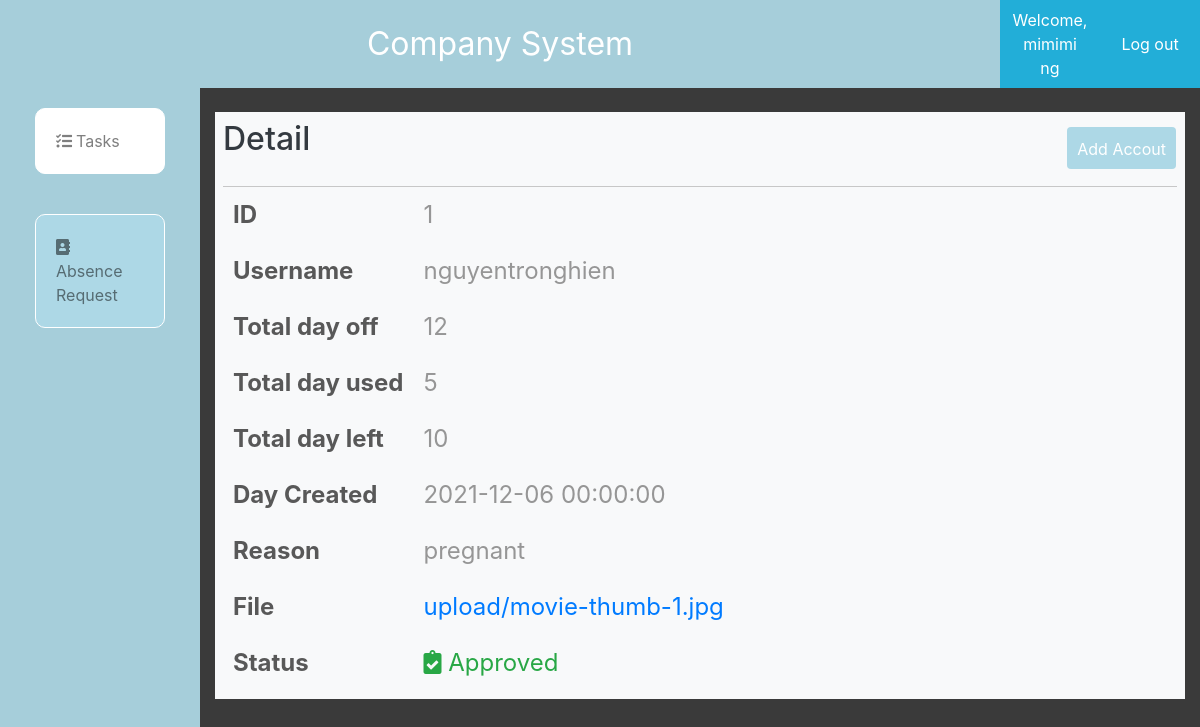
Page /manager/dayoffDetail.php?id=1 (signed in) on the committed database.
### tables this page shows
CREATE TABLE `absence_info` (
  `id` int(11) NOT NULL,
  `username` varchar(255) NOT NULL,
  `total_dayoff` int(11) NOT NULL DEFAULT 12,
  `dayoff_used` int(11) NOT NULL DEFAULT 0,
  `dayoff_left` int(11) NOT NULL DEFAULT 12
);

CREATE TABLE `absence_form` (
  `id` int(11) NOT NULL,
  `username` varchar(255) NOT NULL,
  `create_date` datetime NOT NULL DEFAULT current_timestamp(),
  `number_dayoff` int(11) NOT NULL,
  `reason` varchar(255) NOT NULL,
  `file` varchar(255) DEFAULT NULL,
  `status` varchar(255) NOT NULL DEFAULT 'Waiting',
  `approval_date` datetime DEFAULT NULL
);

### manager/dayoffDetail.php (the view, shortened to what this page needs)
<?php
    require_once('../admin/db.php');
?>
<!DOCTYPE html>
<html lang="en">
<head>
	<link rel="stylesheet" href="https://maxcdn.bootstrapcdn.com/bootstrap/4.5.2/css/bootstrap.min.css">
	<link rel="stylesheet" href="https://use.fontawesome.com/releases/v5.7.2/css/all.css"
>
	<link rel="stylesheet" href="../admin/style2.css">
</head>
<body>
    <div class="container-fluid admin-section-header">
        <div class="row">
			<div class="col-sm-10 col-md-10 col-lg-10 col-xl-10 admin-logo">
					Company System
			</div>
			<div class="col-sm-1 col-md-1 col-lg-1 col-xl-1 admin-login-info">
					<a href="account.php">Welcome, <?= $_SESSION['name'] ?></a>
			</div>
			<div class="col-sm-1 col-md-1 col-lg-1 col-xl-1 admin-login-info">
					<a href="logout.php">Log out</a>
			</div>
		</div>
		<div class="row h-100">
			<div class="  col-md-2 col-lg-2 col-xl-2  admin-section1">
				<nav class="  navbar-expand-lg navbar-light  ">
					<div class="collapse navbar-collapse" id="navbarSupportedContent">
						<ul class="navbar-nav" style="flex-direction: column;">
                            <li class="nav-item ">
								<a class="nav-link p20" href="index.php"><i class="fas fa-tasks"></i>Tasks</a>
							</li>
							<li class="nav-item active-menu">
								<a class="nav-link p20" href="dayoff.php"><i class="fas fa-address-book"></i>  Absence Request</a>
							</li>
						</ul>
					</div>
				</nav>
			</div>
			<div class="col-md-10 col-lg-10 col-xl-10 ">
				<div class="bg-light mt-4 text-dark p-2">
                    <div class="admin-panel-section-header ">
                        <h2>Detail </h2>
                        <a class="addbtn"  data-toggle="modal" data-target="#add-movie">Add Accout</a>
                    </div>
                    <div class="account-container">
                        <table class="table-hover">
                            <?php
                                $id = $_GET['id'];
                                $result = get_absence_byid($id);
                                if($result['code'] == 0){
                                    $data = $result['data'];
                                    foreach($data as $row){
                                        $username = $row['username'];
                                        $infoAbsence = get_absence_info_by_username($username);
                                        $infoAbsenceData = $infoAbsence['data'];
                                        foreach($infoAbsenceData as $infoRow){
                                            ?>
                                                <tr>
                                                    <td>ID</td>
                                                    <td><?= $row['id']?></td>
                                                </tr>
                                                <tr>
                                                    <td>Username</td>
                                                    <td><?= $row['username']?></td>
                                                </tr>
                                                <tr>
                                                    <td>Total day off</td>
                                                    <td><?= $infoRow['total_dayoff']?></td>
                                                </tr>
                                                <tr>
                                                    <td>Total day used</td>
                                                    <td><?= $infoRow['dayoff_used']?></td>
                                                </tr>
                                                <tr>
                                                    <td>Total day left</td>
                                                    <td><?= $infoRow['dayoff_left']?></td>
                                                </tr>
                                                <tr>
                                                    <td>Day Created</td>
                                                    <td><?= $row['create_date']?></td>
                                                </tr>
                                                <tr>
                                                    <td>Reason</td>
                                                    <td><?= $row['reason']?></td>
                                                </tr>
                                                <tr>
                                                    <td>File</td>
                                                    <td><a href="../<?=$row['file']?>"><?=$row['file']?></a></td>
                                                </tr>
                                                <tr>
                                                    <td>Status</td>
                                                    <?=status_ui($row['status'])  ?></td>
                                                </tr>
                                                        <?php
                                        }
                                    }
                                }
                            ?>
                        </table>
                    </div>
                </div>
			</div>
		</div>
	</div>
</body>
</html>

### admin/db.php (shortened to what this page needs)
<?php
    function open_database(){
        $conn = new mysqli(HOST,USER,PASS,DB);
        return $conn;
    }
    function get_absence_byid($id){
        $sql = "select * from absence_form where id = ? ";
        $conn = open_database();
        $stm = $conn->prepare($sql);
        $stm->bind_param('i',$id);
        if(!$stm->execute()){
            return array('code'=>1,'error'=>'Command not execute');
        }
        $result = $stm->get_result();
        $data = array();
        if($result->num_rows==0){
            return array('code'=>2,'error'=>'Database is empty');
        }else{
            while($row = $result->fetch_assoc()){
                $data[] = $row;
            }
        }
        return array('code'=>0,'data'=>$data);
    }
    function get_absence_info_by_username($username){
        $sql = "select * from absence_info where username = ? ";
        $conn = open_database();
        $stm = $conn->prepare($sql);
        $stm->bind_param('s',$username);
        if(!$stm->execute()){
            return array('code'=>1,'error'=>'Command not execute');
        }
        $result = $stm->get_result();
        $data = array();
        if($result->num_rows==0){
            return array('code'=>2,'error'=>'Database is empty');
        }else{
            while($row = $result->fetch_assoc()){
                $data[] = $row;
            }
        }
        return array('code'=>0,'data'=>$data);
    }
    function status_ui($status){
        if($status=='Approved'){
            echo "<td class='text-success'><i class='fas fa-clipboard-check'></i> Approved</td>";
        }
    }
?>

### admin/style2.css (style rules this page uses)
* { margin: 0; padding: 0; box-sizing: border-box; }
body { background-color: lightblue; height: 100vh; }
.admin-section-header { color: #FFF; background-color: #3a3a3a; }
.admin-logo { text-align: center; padding: 20px; background-color: #a6ceda; font-size: 2rem; }
.admin-login-info { background-color: #22aed8; display: flex; justify-content: center; text-align: center; align-items: center; }
.admin-login-info a { color: white !important; }
.h-100 { height: 100vh !important; }
.admin-section1 { background-color: #a6ceda; }
.admin-section1 ul li { list-style: none; color: black; transition: all 0.3s ease; position: relative; cursor: pointer; border: 1px solid white; background-color: white; margin: 20px 20px; border-radius: 10px; }
.p20 { padding: 20px !important; align-items: center; overflow-x: hidden; }
.p20 i { margin-right: 4px; }
td { padding: 10px ; }
.addbtn { position: absolute; right: 24px; border-radius: 4px; border: none; padding: 10px; margin-top: 10px; text-align: center; background-color: lightblue; color: #FFF; transition: all 0.7s ease; cursor: pointer; height: 42px; }
.admin-panel-section-header { display: flex; align-items: center; justify-content: flex-start; padding-bottom: 20px; border-bottom: #c7c7c7 1px solid; }
.active-menu { background-color: lightblue !important; }
.account-container > table { font-size: 24px; }
.account-container td { text-align: left; color: #969696; }
.account-container table tr td:first-child { color: #585858; font-weight: bold; }

### rows in the picture
absence_form: id "1", username "nguyentronghien", create_date "2021-12-06 00:00:00", reason "pregnant", file "upload/movie-thumb-1.jpg"
absence_info: total_dayoff "12", dayoff_used "5", dayoff_left "10"

### other values in the picture
$_SESSION['name'] "mimimi ng"
